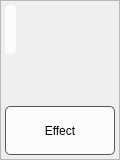
<?xml version="1.0" encoding="UTF-8"?>
<ui version="4.0">
 <class>CardWidget</class>
 <widget class="QWidget" name="CardWidget">
  <property name="geometry">
   <rect>
    <x>0</x>
    <y>0</y>
    <width>120</width>
    <height>160</height>
   </rect>
  </property>
  <layout class="QGridLayout" name="gridLayout">
   <property name="leftMargin">
    <number>0</number>
   </property>
   <property name="topMargin">
    <number>0</number>
   </property>
   <property name="rightMargin">
    <number>0</number>
   </property>
   <property name="bottomMargin">
    <number>0</number>
   </property>
   <property name="spacing">
    <number>0</number>
   </property>
   <item row="0" column="0">
    <widget class="QFrame" name="cardFrame">
     <property name="frameShape">
      <enum>QFrame::StyledPanel</enum>
     </property>
     <property name="frameShadow">
      <enum>QFrame::Raised</enum>
     </property>
     <layout class="QVBoxLayout" name="frameLayout">
      <property name="spacing">
       <number>2</number>
      </property>
      <property name="leftMargin">
       <number>4</number>
      </property>
      <property name="topMargin">
       <number>4</number>
      </property>
      <property name="rightMargin">
       <number>4</number>
      </property>
      <property name="bottomMargin">
       <number>4</number>
      </property>
      <item>
       <layout class="QHBoxLayout" name="topAreaLayout">
        <item>
         <widget class="QLabel" name="costLabel">
          <property name="styleSheet">
           <string>background-color: rgba(255, 255, 255, 210); border-radius: 4px; padding: 2px; font-weight: bold; color: black;</string>
          </property>
          <property name="text">
           <string/>
          </property>
          <property name="alignment">
           <set>Qt::AlignLeading|Qt::AlignLeft|Qt::AlignTop</set>
          </property>
         </widget>
        </item>
        <item>
         <spacer name="topSpacer">
          <property name="orientation">
           <enum>Qt::Horizontal</enum>
          </property>
          <property name="sizeHint" stdset="0">
           <size>
            <width>40</width>
            <height>20</height>
           </size>
          </property>
         </spacer>
        </item>
        <item>
         <widget class="QLabel" name="symbolLabel">
          <property name="font">
           <font>
            <pointsize>12</pointsize>
           </font>
          </property>
          <property name="text">
           <string/>
          </property>
          <property name="alignment">
           <set>Qt::AlignRight|Qt::AlignTop|Qt::AlignTrailing</set>
          </property>
         </widget>
        </item>
       </layout>
      </item>
    <item>
     <widget class="QLabel" name="nameLabel">
      <property name="alignment">
       <set>Qt::AlignCenter</set>
      </property>
      <property name="wordWrap">
       <bool>true</bool>
      </property>
     </widget>
    </item>
    <item>
       <widget class="QLabel" name="effectLabel">
        <property name="styleSheet">
         <string>background-color: rgba(255, 255, 255, 210); border: 1px solid #555; border-radius: 5px; padding: 4px; color: black;</string>
        </property>
        <property name="text">
         <string>Effect</string>
        </property>
        <property name="alignment">
         <set>Qt::AlignCenter</set>
        </property>
        <property name="wordWrap">
         <bool>true</bool>
        </property>
       </widget>
      </item>
     </layout>
    </widget>
   </item>
   <item row="0" column="0">
    <widget class="QPushButton" name="overlayButton">
     <property name="sizePolicy">
      <sizepolicy hsizetype="Expanding" vsizetype="Expanding">
       <horstretch>0</horstretch>
       <verstretch>0</verstretch>
      </sizepolicy>
     </property>
     <property name="text">
      <string/>
     </property>
     <property name="flat">
      <bool>true</bool>
     </property>
    </widget>
   </item>
  </layout>
 </widget>
 <resources/>
 <connections/>
</ui>
